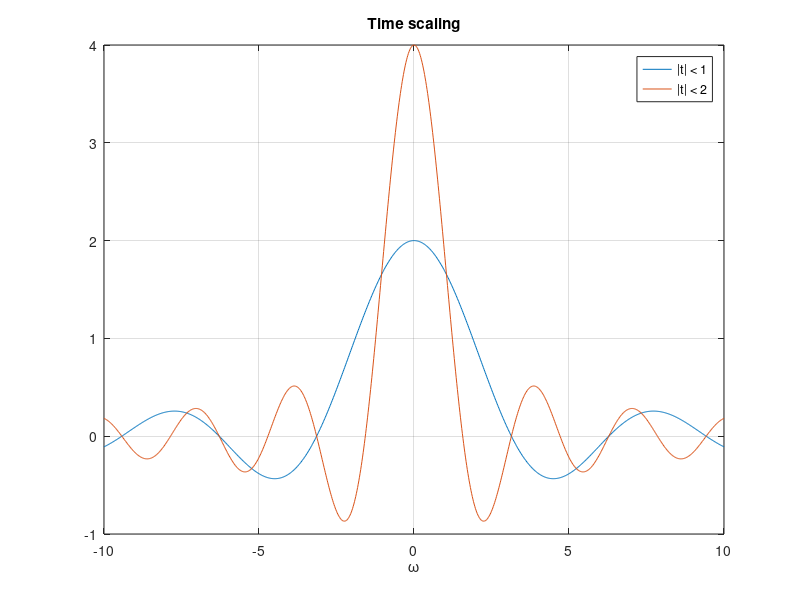

The MATLAB script that drew this image:
% Signals and Systems — Shifts, Scaling, Parseval, Differentiation, Convolution
%title: Fourier Transform Properties, Verified
%ar-title: خواص تحويل فورييه والتحقق منها
%lesson: ss-ch4-5
%course: signals-systems

%% Time shift multiplies by e^{-jwt0}
%ar: نبضة على [0, 2T] = نبضة متمركزة مزاحة بـ T. التحويل = e^{−jωT} × 2sin(ωT)/ω. نحسب عدديًا عند ω = 1.3.
T = 1; w = 1.3;
Xn = integral(@(t) exp(-1j*w*t), 0, 2*T);
Xf = exp(-1j*w*T)*2*sin(w*T)/w;
fprintf('numerical %.6f%+.6fj, property %.6f%+.6fj\n', real(Xn), imag(Xn), real(Xf), imag(Xf))

%% Scaling: stretch in time, squeeze in frequency
%ar: x(t/2) تحويلها 2X(2ω). نرسم الطيفين: النبضة الأعرض طيفها أضيق وأعلى.
w = linspace(-10, 10, 1001);
X1 = 2*sin(w)./w; X1(w == 0) = 2;
X2 = 2*sin(2*w)./w; X2(w == 0) = 4;
plot(w, X1, w, X2); grid on; xlabel('\omega'); legend('|t| < 1', '|t| < 2'); title('Time scaling')

%% Parseval: energy in time = energy in frequency
%ar: ∫|x|² dt = (1/2π)∫|X|² dω. لـ e^{−at}u(t): الطرفان = 1/(2a).
a = 3;
Et = integral(@(t) exp(-2*a*t), 0, Inf);
Ew = integral(@(w) 1./(a^2 + w.^2), -Inf, Inf)/(2*pi);
fprintf('time: %.6f, frequency: %.6f, 1/(2a) = %.6f\n', Et, Ew, 1/(2*a))

%% Convolution becomes multiplication
%ar: نلتف إشارتين عدديًا، ثم نقارن fft للناتج مع حاصل ضرب fft لكل منهما (بعد إضافة أصفار لنفس الطول).
rng(8); x = randn(1, 30); h = randn(1, 12);
y = conv(x, h); L = numel(y);
d = max(abs(fft(y) - fft(x, L).*fft(h, L)));
fprintf('max |FFT(x*h) - FFT(x)FFT(h)| = %.2e\n', d)

%%! Project idea: fast convolution
%ar: مشروع: الالتفاف الطويل أسرع بالـ fft: y = ifft(fft(x, L).*fft(h, L)). قِس الزمن بـ tic و toc لإشارات طويلة وقارن بـ conv. هذه طريقة برامج الصوت.
x = randn(1, 2e4); h = randn(1, 2e3); L = numel(x) + numel(h) - 1;
y1 = conv(x, h); y2 = real(ifft(fft(x, L).*fft(h, L)));
fprintf('results agree to %.1e\n', max(abs(y1 - y2)))
